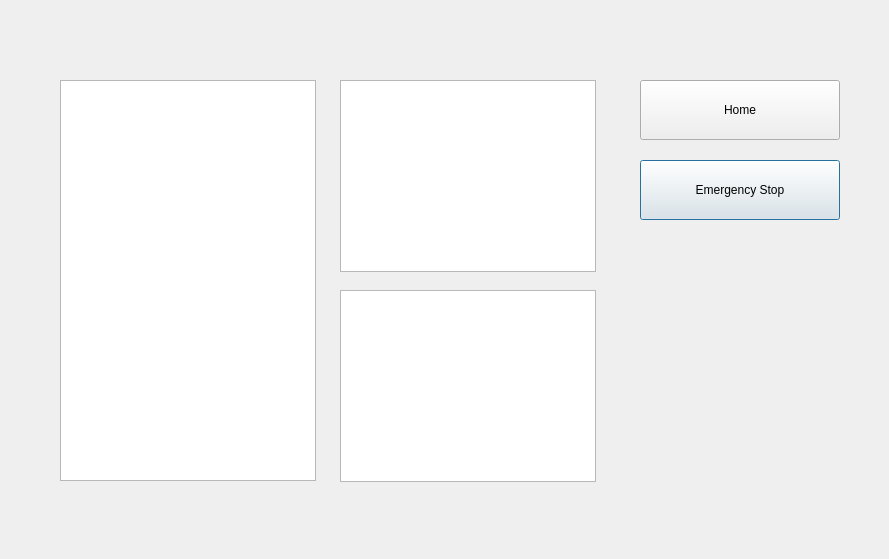
<?xml version="1.0" encoding="UTF-8"?>
<ui version="4.0">
 <class>third</class>
 <widget class="QDialog" name="third">
  <property name="geometry">
   <rect>
    <x>0</x>
    <y>0</y>
    <width>889</width>
    <height>559</height>
   </rect>
  </property>
  <property name="windowTitle">
   <string>Dialog</string>
  </property>
  <widget class="QGraphicsView" name="graphicsView_3">
   <property name="geometry">
    <rect>
     <x>340</x>
     <y>290</y>
     <width>256</width>
     <height>192</height>
    </rect>
   </property>
  </widget>
  <widget class="QPushButton" name="stop3">
   <property name="geometry">
    <rect>
     <x>640</x>
     <y>160</y>
     <width>200</width>
     <height>60</height>
    </rect>
   </property>
   <property name="text">
    <string>Emergency Stop</string>
   </property>
  </widget>
  <widget class="QPushButton" name="home2">
   <property name="geometry">
    <rect>
     <x>640</x>
     <y>80</y>
     <width>200</width>
     <height>60</height>
    </rect>
   </property>
   <property name="text">
    <string>Home</string>
   </property>
  </widget>
  <widget class="QGraphicsView" name="graphicsView_2">
   <property name="geometry">
    <rect>
     <x>340</x>
     <y>80</y>
     <width>256</width>
     <height>192</height>
    </rect>
   </property>
  </widget>
  <widget class="QGraphicsView" name="graphicsView">
   <property name="geometry">
    <rect>
     <x>60</x>
     <y>80</y>
     <width>256</width>
     <height>401</height>
    </rect>
   </property>
  </widget>
 </widget>
 <resources/>
 <connections/>
</ui>
